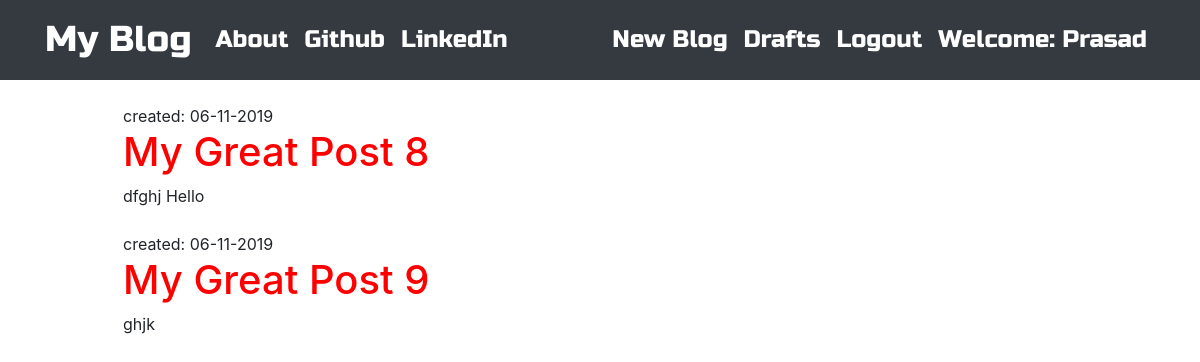
The app's page /blog/drafts (signed in) with its own data.
### blog/models.py (models this page shows, shortened)
class Post(models.Model):
    author = models.ForeignKey('auth.User', on_delete= models.CASCADE)
    title = models.CharField(max_length=200)
    text = models.TextField()
    create_date = models.DateTimeField(default=timezone.now)
    publish_date = models.DateTimeField(blank=True,null=True)

### blog/views.py (the view)
# urls.py: path('drafts',views.DraftListView.as_view(),name='postdraft'),
class DraftListView(LoginRequiredMixin,ListView):
    login_url = '/login/'
    redirect_field_name = 'blog/post_draft_list.html'
    template_name = 'blog/post_draft_list.html'
    model = Post
    context_object_name = 'post_draft_list'
    def get_queryset(self):
       return Post.objects.filter(publish_date__isnull=True).order_by('create_date')

### blog/templates/blog/post_draft_list.html (shortened to what this page needs)
{% extends 'blog/blog_base.html' %} {% block content %}
<div class="mt-3">
  {% if post_draft_list %}
    {% for post in post_draft_list %}
       <div class="post">
         <p class="date mb-0">created: {{ post.create_date|date:'d-m-Y'}}</p>
         <h1><a class="color" href="{% url 'blog:post_detail' pk=post.pk %}">{{post.title}}</a></h1>
         <p class="mb-4">{{post.text|truncatechars:200}}</p>
       </div>
    {% endfor %}
  {% else %}
  <h3>No draft posts.</h3>
  {% endif %}
</div>
{% endblock %}

### blog/templates/blog/blog_base.html (shortened to what this page needs)
<!DOCTYPE html>
{% load static %}
<html lang="en">
  <head>
    <link
      rel="stylesheet"
      href="https://stackpath.bootstrapcdn.com/bootstrap/4.3.1/css/bootstrap.min.css"
    />
    <link rel="stylesheet" href="{% static 'css/blog.css' %}" />
  </head>
  <body>
    <nav
      class="navbar navbar-expand-lg navbar-dark bg-dark mb-2 sticky-top techfont"
    >
      <div class="container">
        <a class="navbar-brand bigbrand" href="{% url 'list' %}">My Blog</a>
        <div class="collapse navbar-collapse" id="navbarSupportedContent">
          <ul class="navbar-nav mr-auto">
            <li class="nav-item active">
              <a class="nav-link" href="{% url 'blog:about' %}">About</a>
            </li>
            <li class="nav-item active">
              <a class="nav-link" href="https://github.com">Github</a>
            </li>
            <li class="nav-item active">
              <a class="nav-link" href="https://linkedin.com">LinkedIn</a>
            </li>
          </ul>
          <ul class="navbar-nav">
            {% if user.is_authenticated %}
            <li class="nav-item active">
              <a class="nav-link" href="{% url 'blog:create' %}"
                >New Blog </a>
            </li>
            <li class="nav-item active">
              <a class="nav-link" href="{% url 'blog:postdraft' %}">Drafts</a>
            </li>
            <li class="nav-item active">
              <a class="nav-link" href="{% url 'logout' %}">Logout</a>
            </li>
            <li class="nav-item active">
              <a class="nav-link" href="">Welcome: {{user.username | title}}</a>
            </li>
            {% endif %}
          </ul>
        </div>
      </div>
    </nav>
    <div class="container">
      <div class="container">
        <div class="row ml-5">
          <div class="col-md-8">
            <div>
              {% block content %} {% endblock %}
            </div>
          </div>
        </div>
      </div>
    </div>
  </body>
</html>

### blog/static/css/blog.css (style rules this page uses)
.color { color: red; animation-name: example; animation-duration: 4s; animation-iteration-count: infinite; }
.bigbrand { font-size: 1.5em; }
.techfont { font-family: "Russo One", sans-serif; font-size: 1.5em; margin-bottom: 10px; }

### records on screen
Post: create_date "06-11-2019", title "My Great Post 8", text "dfghj Hello"
Post: create_date "06-11-2019", title "My Great Post 9", text "ghjk"

### other values on screen
{{ user.username | title }} "Prasad"
